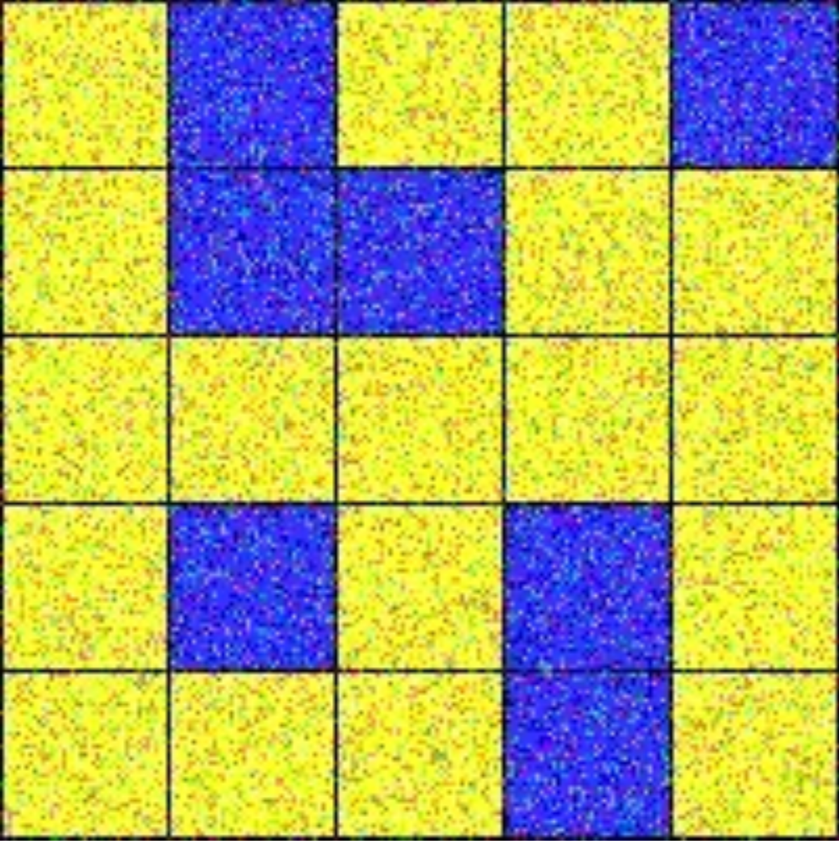
#> input picture grid.png, 839 x 841 px, shrunk from 1196 x 1198 before the run, found by its file name
$ jupyter execute noise.ipynb
#> lines starting #> are read from the running program, lines starting #| are printed output that depends on the picture
<a href="https://colab.research.google.com/github/amittall/Awesome_Robotics_Club_Anushree_230178/blob/main/noise.ipynb" target="_parent"></a>

[cell 1]
import numpy as np
import cv2
from matplotlib import pyplot as plt
image = cv2.imread('/content/grid.png',1)
#> image is the input picture: shape (841, 839, 3); mean B, G, R 106.1, 176.1, 175.7
image_bw = cv2.imread('/content/grid.png',0)
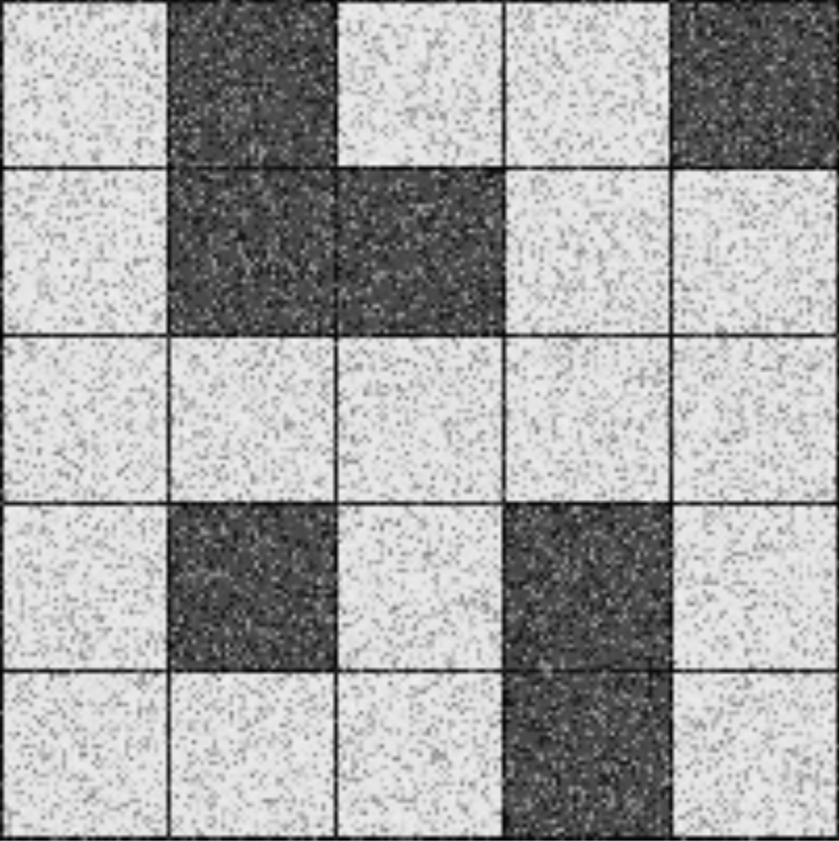
#> image_bw: shape (841, 839); min 0, max 245, mean 167.5
noiseless_image_bw = cv2.fastNlMeansDenoising(image_bw, None, 20, 7, 21)
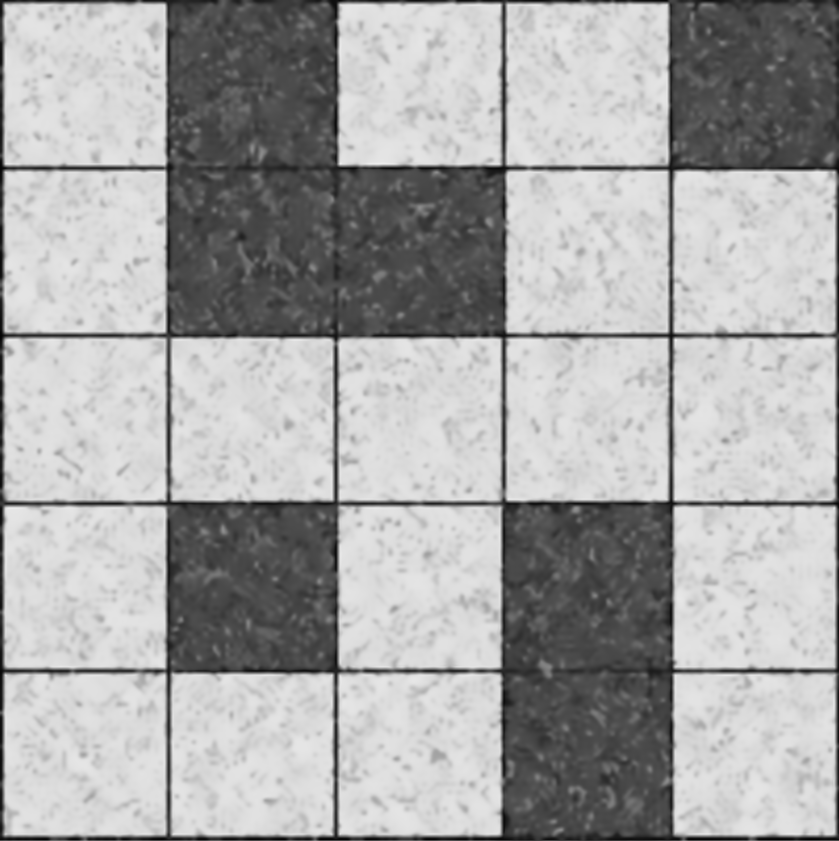
#> noiseless_image_bw: shape (841, 839); min 3, max 239, mean 168.4
noiseless_image_colored = cv2.fastNlMeansDenoisingColored(image,None,20,20,7,21)
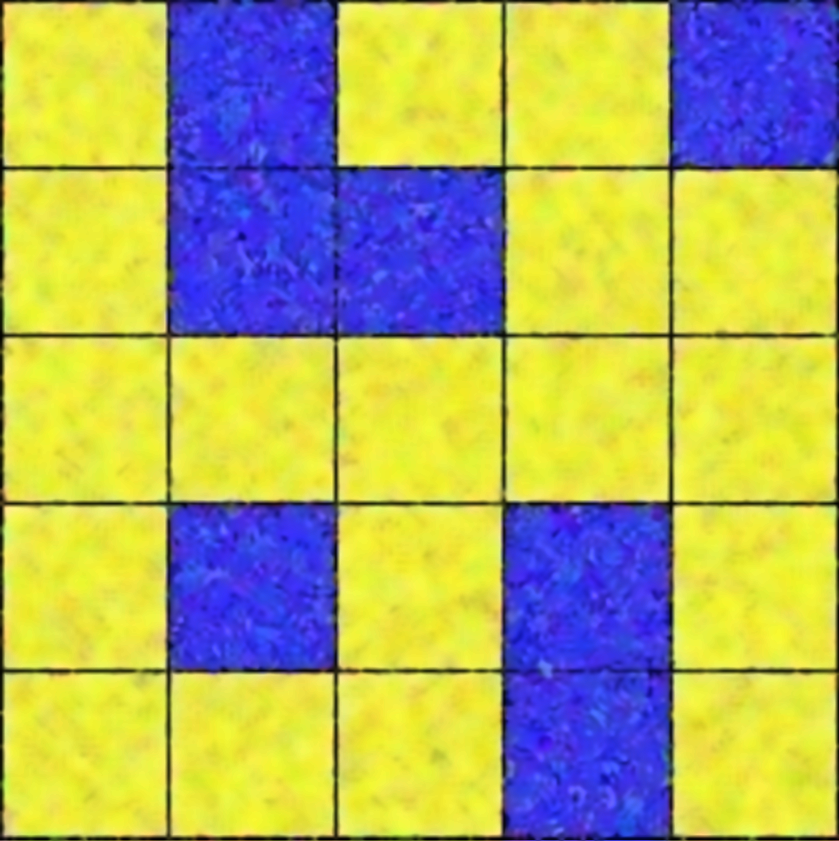
#> noiseless_image_colored: shape (841, 839, 3); mean B, G, R 104.9, 175.8, 176.3
titles = ['Original Image(colored)','Image after removing the noise (colored)', 'Original Image (grayscale)','Image after removing the noise (grayscale)']
images = [image,noiseless_image_colored, image_bw, noiseless_image_bw]
plt.figure(figsize=(13,5))
for i in range(4):
    plt.subplot(2,2,i+1)
    plt.imshow(cv2.cvtColor(images[i],cv2.COLOR_BGR2RGB))
    plt.title(titles[i])
    plt.xticks([])
    plt.yticks([])
plt.tight_layout()
plt.show()
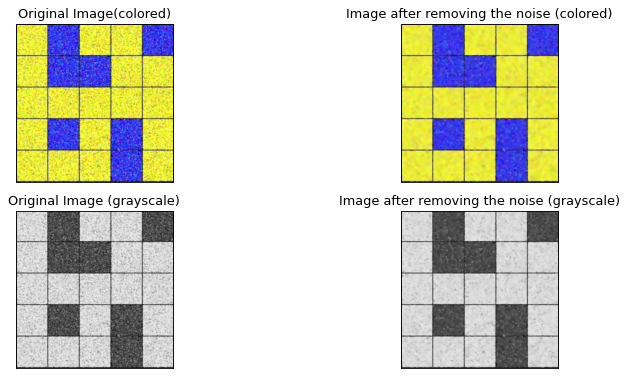
#> figure drawn by matplotlib, 4 panels
